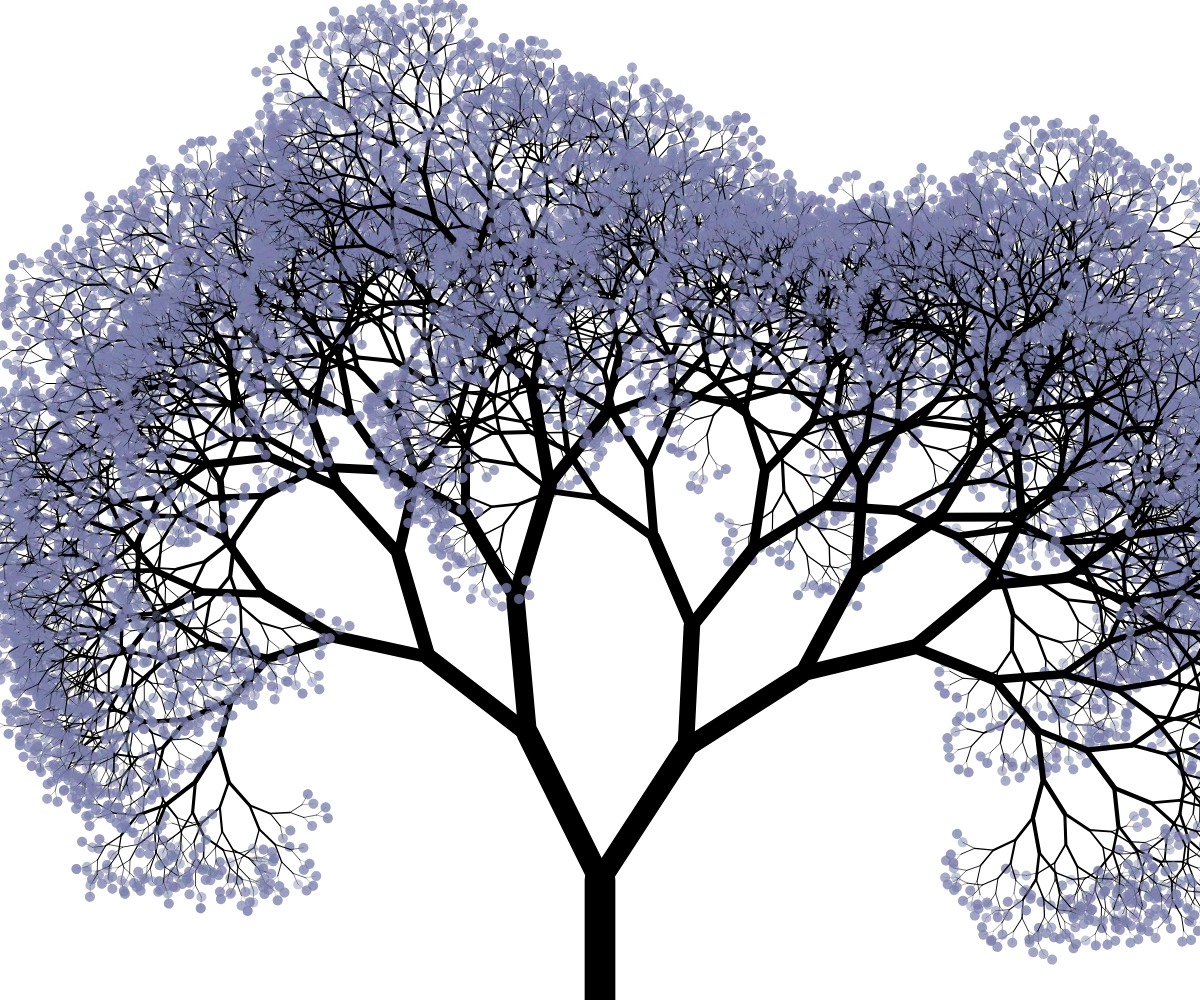
Frame 1 (no input)
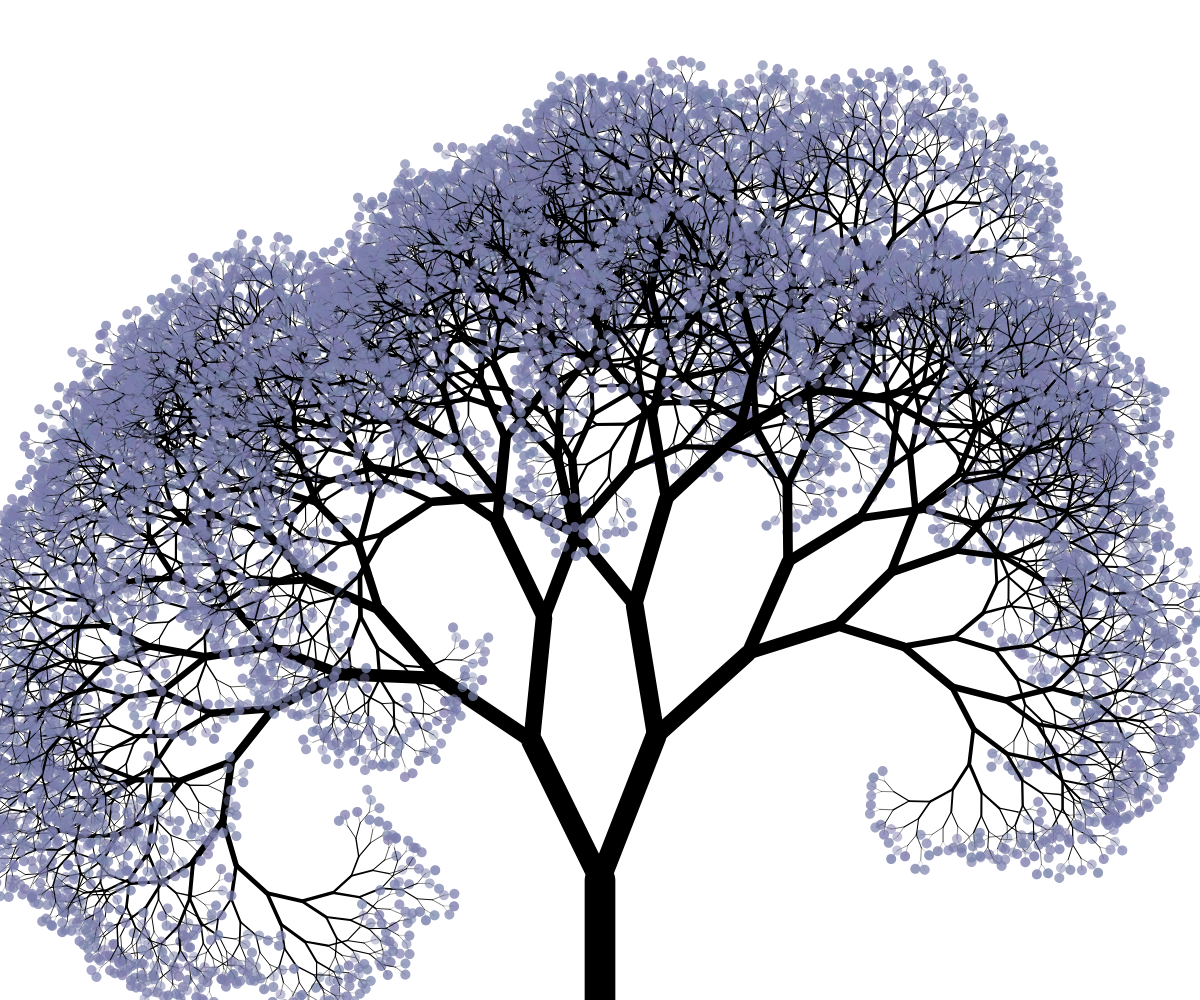
Frame 2 (the mouse pressed at the canvas centre, redrawn once)

The p5.js sketch that drew these frames (run headless with seeded random() and noise() and a simulated clock; the mouse was pressed at the canvas centre and the sketch redrawn once):

// p5.js sketch
// ── sketch.js
function setup() {
    createCanvas(windowWidth, windowHeight)
    angleMode(DEGREES)
  
    noLoop()
  }
  
  function draw() {
    background(100)
    translate(width / 2, height / 2+600)
    branch(220)
  }
  function branch(len) {
    push()
    if(len > 10) {
      strokeWeight(map(len, 10, 78, 0.1, 10))
  
      line(0, 0, 0, -len)
      translate(0, -len)
      rotate(random(-24, -32))
      branch(len * random(0.7, 0.9))
      rotate(random(45, 62))
      branch(len * random(0.7, 0.9))
    } else {
      var B_Y = random(0, 100)
      if (B_Y > 49) {
        var r_A = 67
        var g_A = 108
        var b_A = 153
        fill(r_A, g_A, b_A)
      } else {
        var r_B = 232
        var g_B = 215
        var b_B = 110
        fill(r_B, g_B, b_B)
      }
      noStroke()
      ellipse(0, 0, 10)
    }
    pop()
  }function setup() {
  createCanvas(windowWidth, windowHeight)
  angleMode(DEGREES)

  noLoop()
}

function draw() {
  background(255)
  translate(width / 2, height / 2+600)
  branch(220)
}
function branch(len) {
  push()
  if(len > 10) {
    strokeWeight(map(len, 10, 78, 0.1, 10))

    line(0, 0, 0, -len)
    translate(0, -len)
    rotate(random(-24, -32))
    branch(len * random(0.7, 0.9))
    rotate(random(45, 62))
    branch(len * random(0.7, 0.9))
  } else {
    var r_A = 115 + random(3,15)
    var g_A = 118 + random(3,17)
    var b_A = 168 + random(1,7)
    fill(r_A, g_A, b_A, random(100, 155))
    noStroke()
    ellipse(0, 0, 10)
  }
  pop()
}
